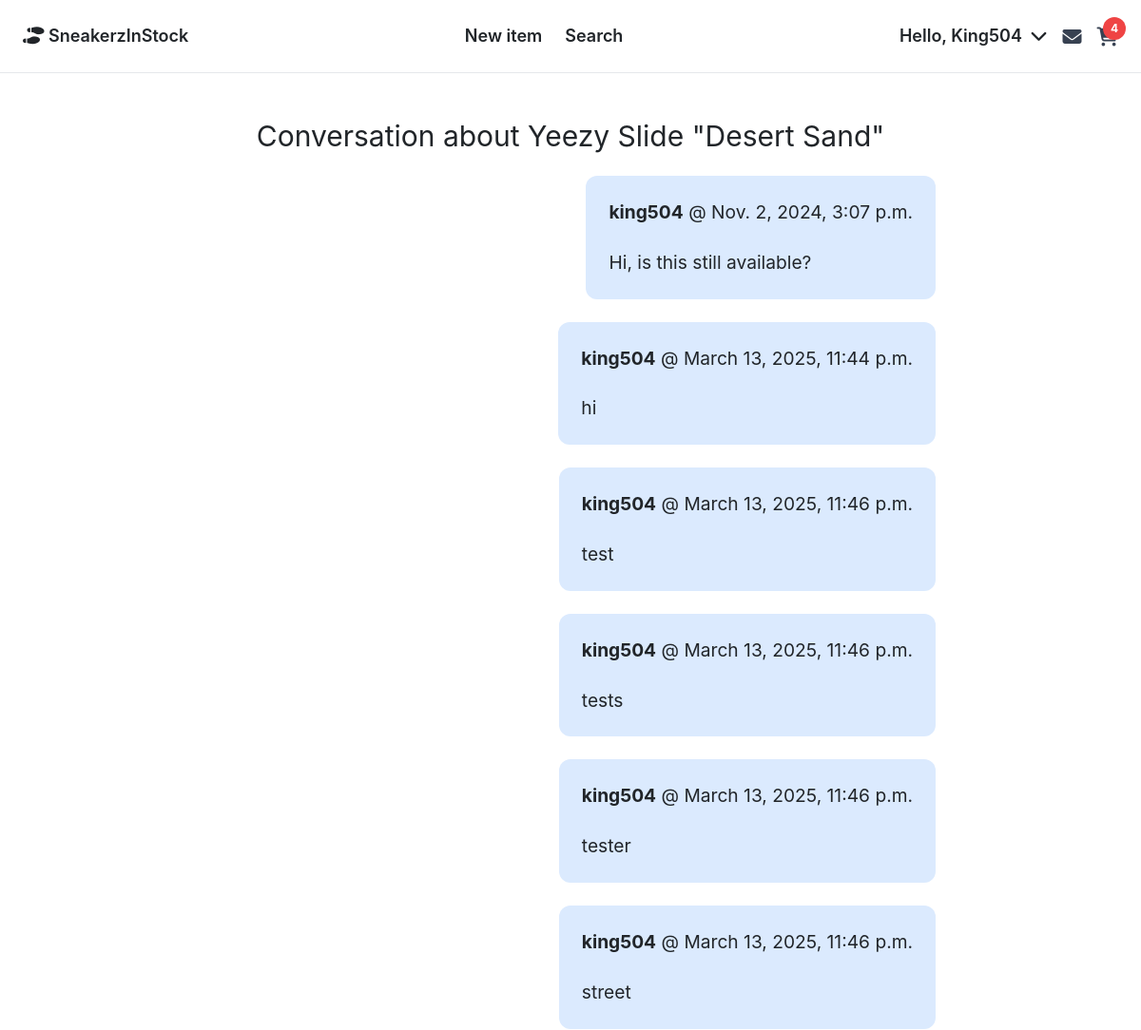
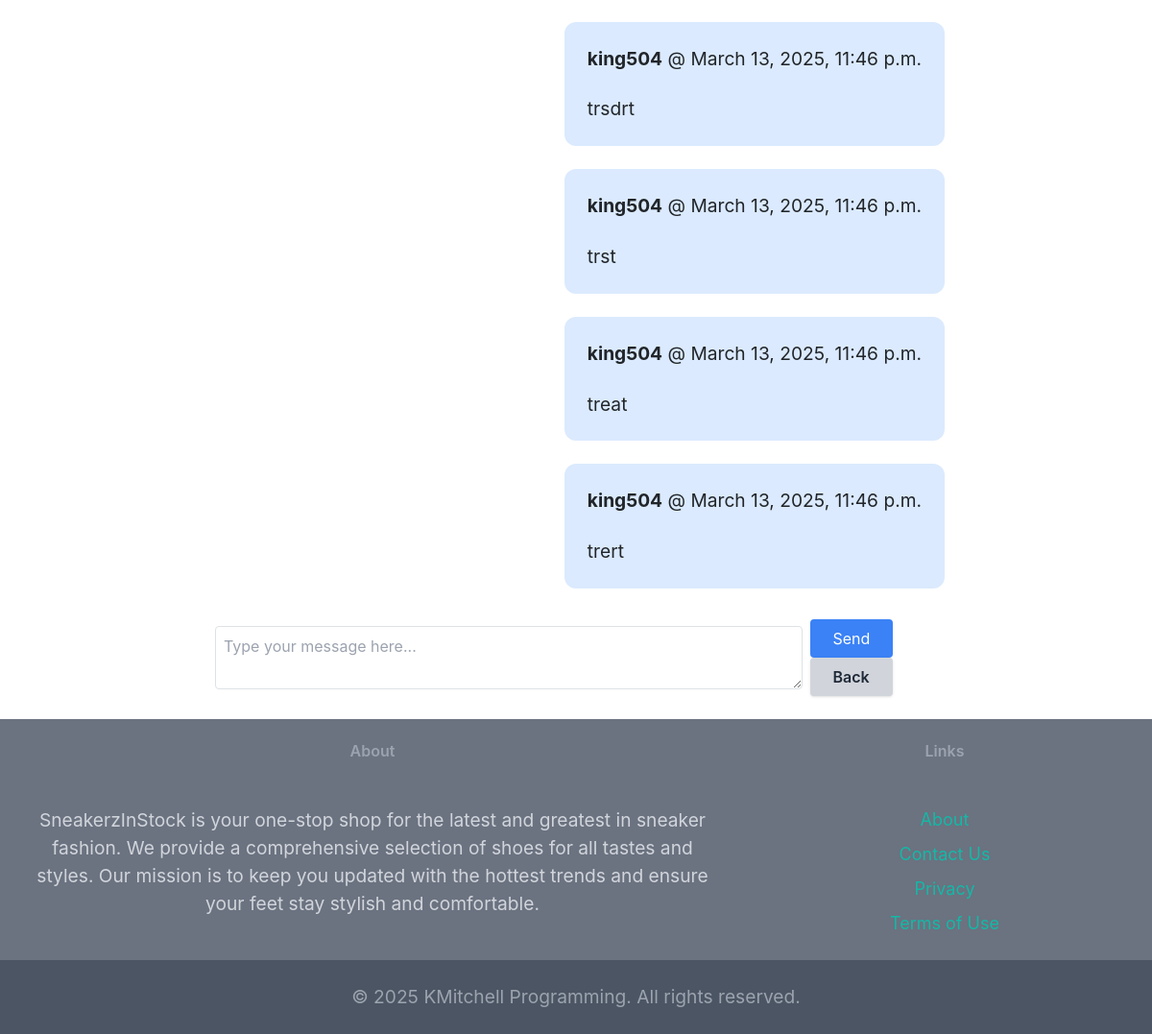
The page /inbox/14/ (signed in) on the database its author committed (2 pictures, top to bottom).
### conversation/models.py (models this page shows)
class Conversation(models.Model):
    item = models.ForeignKey(Items, related_name='conversations', on_delete=models.CASCADE)
    members = models.ManyToManyField(User, related_name='conversations')
    created_at = models.DateTimeField(auto_now_add=True)
    updated_at = models.DateTimeField(auto_now=True)
    class Meta:
        ordering = ('updated_at',)

class ConversationMessages(models.Model):
    conversation = models.ForeignKey(Conversation, related_name='messages', on_delete=models.CASCADE)
    content = models.TextField()
    created_at = models.DateTimeField(auto_now_add=True)
    created_by = models.ForeignKey(User, related_name='messages', on_delete=models.CASCADE)

### items/models.py (models this page shows, shortened)
class Items(models.Model):
    category = models.ForeignKey(Category, related_name='items', on_delete=models.CASCADE)
    name = models.CharField(max_length=255)
    description = models.CharField(max_length=455, blank=True, null=True)
    price = models.FloatField()
    quantity = models.PositiveIntegerField(default=0)
    is_sold = models.BooleanField(default=False)
    created_by = models.ForeignKey(User, related_name='items', on_delete=models.CASCADE)
    created_at = models.DateTimeField(auto_now_add=True)
    class Meta:
        ordering = ('name',)
        verbose_name_plural = 'Items'

### conversation/views.py (the view)
# urls.py: path('<int:pk>/', views.detail, name='detail'),
@login_required
def detail(request, pk):
    conversation = get_object_or_404(Conversation, pk=pk, members__in=[request.user.id])
    conversations = Conversation.objects.filter(members__in=[request.user.id])
    conversation_count = conversations.count()
    cart, created = Cart.objects.get_or_create(user=request.user)
    cart_items = cart.items.all()
    cart_item_count = sum(item.quantity for item in cart_items)
    if request.method == 'POST':
        form = ConversationMessagesForm(request.POST)
        if form.is_valid():
            conversation_message = form.save(commit=False)
            conversation_message.conversation = conversation
            conversation_message.created_by = request.user
            conversation_message.save()
            return redirect('conversations:detail', pk=conversation.pk)
    else:
        form = ConversationMessagesForm()
    return render(request, 'conversation/detail.html', {'conversation': conversation, 'form': form, 'conversation_count': conversation_count, 'cart_item_count': cart_item_count})

### conversation/forms.py
class ConversationMessagesForm(forms.ModelForm):
    class Meta:
        model = ConversationMessages
        fields = ('content',)
        widgets = {
            'content': forms.Textarea(attrs={
                'class': 'w-full py-4 px-6 rounded-xl border',
                'placeholder': 'Type your message here',
                'rows': 5,
            })
        }

### conversation/templates/conversation/detail.html (shortened to what this page needs)
{% extends 'core/base.html' %}
{% block content %}
    <div class="max-w-3xl mx-auto space-y-6">
        <h1 class="mt-6 mb-6 text-3xl text-center">Conversation about {{ conversation.item.name}}</h1>
        {% for message in conversation.messages.all %}
            <div id="message_{{ message.id }}" class="flex {% if message.created_by == request.user %}justify-end{% else %}justify-start{% endif %}">
                <div class="p-6 {% if message.created_by == request.user %}bg-blue-100{% else %}bg-gray-100{% endif %} rounded-xl max-w-lg">
                    <p class="mb-4"><strong>{{ message.created_by.username }}</strong> @ {{ message.created_at }}</p>
                    <p>{{ message.content }}</p>
                </div>
            </div>
        {% endfor %}
    </div>
    <div class="max-w-3xl mx-auto mt-8">
        <form method="post" class="flex items-center space-x-2">
            <textarea name="content" class="w-full p-2 border border-solid border-gray-300 rounded" placeholder="Type your message here..."></textarea>
            <div>
                <button type="submit" class="px-4 py-2 bg-blue-500 text-white rounded">Send</button>
                <a href="{% url 'conversations:inbox' %}" class="inline-block px-4 py-2 bg-gray-300 hover:bg-gray-400 text-gray-800 font-semibold rounded shadow">
                    Back
                </a>
            </div>
        </form>
    </div>
{% endblock %}

### core/templates/core/navbar.html (shortened to what this page needs)
<div class="navbar-container relative z-10">
    <nav class="py-4 px-4 flex justify-between items-center border-b border-gray-200 bg-white">
        <a href="{% url 'core:index' %}" class="text-lg font-semibold"><i class="fa-solid fa-shoe-prints"></i> SneakerzInStock</a>
        <div class="hidden md:flex space-x-6 items-center">
            {% if 'items/new' in request.path %}
                <a href="{% url 'core:index' %}" class="text-lg font-semibold hover:text-gray-500">Home</a>
            {% else %}
                <a href="{% url 'item:new' %}" class="text-lg font-semibold hover:text-gray-500">New item</a>
            {% endif %}
            <a href="{% url 'item:items' %}" class="text-lg font-semibold hover:text-gray-500">Search</a>
        </div>
        <div class="flex items-center space-x-4 relative">
            {% if request.user.is_authenticated %}
                <div class="hidden md:flex relative">
                    <button id="user-menu-button" class="text-lg font-semibold hover:text-gray-500 focus:outline-none">
                        Hello, {{ request.user.username| capfirst }}
                        <i class="fa-solid fa-chevron-down ml-1"></i>
                    </button>
                </div>
                <a href="{% url 'conversations:inbox' %}" class="relative md:block">
                    <i class="fa-solid fa-envelope fa-lg text-gray-700"></i>
                </a>
                <a href="{% url 'cart:view_cart' %}" class="relative md:block">
                    {% if cart_item_count > 0 %}
                        <span class="absolute -top-2 -right-2 inline-flex items-center justify-center w-6 h-6 bg-red-500 text-white text-xs font-bold rounded-full">{{ cart_item_count }}</span>
                    {% endif %}
                </a>
            {% endif %}
        </div>
    </nav>
</div>

### static/css/style.css (style rules this page uses)
html, body { height: 100%; margin: 0; }
body { padding-top: 0px; }
p { font-size: 1.2rem; line-height: 1.5; }

### rows shown on the page
Conversation: item.name "Yeezy Slide \"Desert Sand\""
ConversationMessages: created_by.username "king504", created_at "Nov. 2, 2024, 3:07 p.m.", content "Hi, is this still available?"
ConversationMessages: created_by.username "king504", created_at "March 13, 2025, 11:44 p.m.", content "hi"
ConversationMessages: created_by.username "king504", created_at "March 13, 2025, 11:46 p.m.", content "test"
ConversationMessages: created_by.username "king504", created_at "March 13, 2025, 11:46 p.m.", content "tests"
ConversationMessages: created_by.username "king504", created_at "March 13, 2025, 11:46 p.m.", content "tester"
ConversationMessages: created_by.username "king504", created_at "March 13, 2025, 11:46 p.m.", content "street"
ConversationMessages: created_by.username "king504", created_at "March 13, 2025, 11:46 p.m.", content "trsdrt"
ConversationMessages: created_by.username "king504", created_at "March 13, 2025, 11:46 p.m.", content "trst"
ConversationMessages: created_by.username "king504", created_at "March 13, 2025, 11:46 p.m.", content "treat"
ConversationMessages: created_by.username "king504", created_at "March 13, 2025, 11:46 p.m.", content "trert"

### other values the page prints
{{ request.user.username| capfirst }} "King504"
{{ cart_item_count }} "4"
